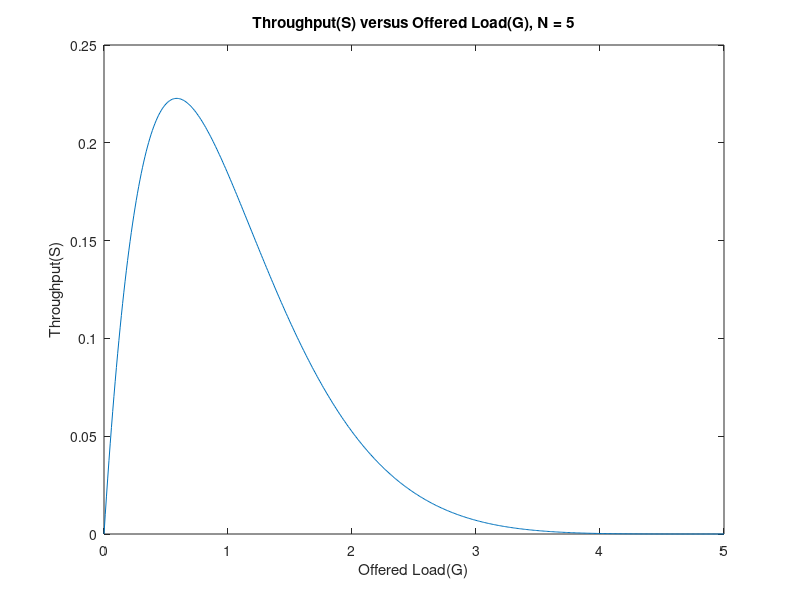

Write MATLAB code to recreate this figure.
%%=================================================================================================================================================
%%                                      OUTPUT FOR BUFFERED ALOHA WITH 5 ACTIVE NODES (N = 5)
%%=================================================================================================================================================

%%=============Initialisation of variables=========================================================================================================
S_buff = [];                                    %%  Array to store throughput values (Displayed on the y-axis)
N = 5;                                          %%  To be parameterised for N = 2, 5, 10 and INF
i = 0;
x_vals = [];                                    %%  Values on the x-axis
%%==================================================================================================================================================

%%=============Assuming there are no buffer overflows=======================================================================================

while i <= N                                        %%  dutyCycle needs to be non-negative 
	  G = i;                                    %%  To be parameterised
	  T = G;                                    %%  Both are equal in the case of Buffered ALOHA (T = Transmitted Load & G = Offered Load)
	
%%================(G = T iff there are no buffer overflows and G < Channel Capacity (N))============================================================
	
	  dutyCycle = G/N;
	  P_nb = 1 - dutyCycle;                     %% Probability of not buffered
	  coll1 = P_nb ^ (N - 1);                   %% Collision-1 probability
	  coll2 = exp(-1 * (N - 1) * dutyCycle);    %% Same as the unbuffered case
	
%% fprintf('Iteration = %d \tcollision-1 = %d \tcollision-2 = %d\n', i, coll1, coll2);
%%==================================================================================================================================================

%%===============Throughput calculation and storing in array [S = Ge^(-G)]==========================================================================
	
	  S = G * coll2 * coll1;                    %% Throughput calculation
	  S_buff = [S_buff, S];                     %% Appending the values to form a list
      x_vals = [x_vals, i];                     %% Appending the x-values 
      i = i + 0.01;                             %% Incrementing the step-size by a small amount
end

%%=======================Plotting the graphs=========================================================================================================
plot(x_vals, S_buff);                           %% plot(x, y) - syntax
title('Throughput(S) versus Offered Load(G), N = 5');
xlabel('Offered Load(G)');                      %% G = Average number of frames generated by the system during one frame transmission time (Unitless)
ylabel('Throughput(S)');                        %% S = Throughput (Unitless)

%%===================================================================================================================================================


